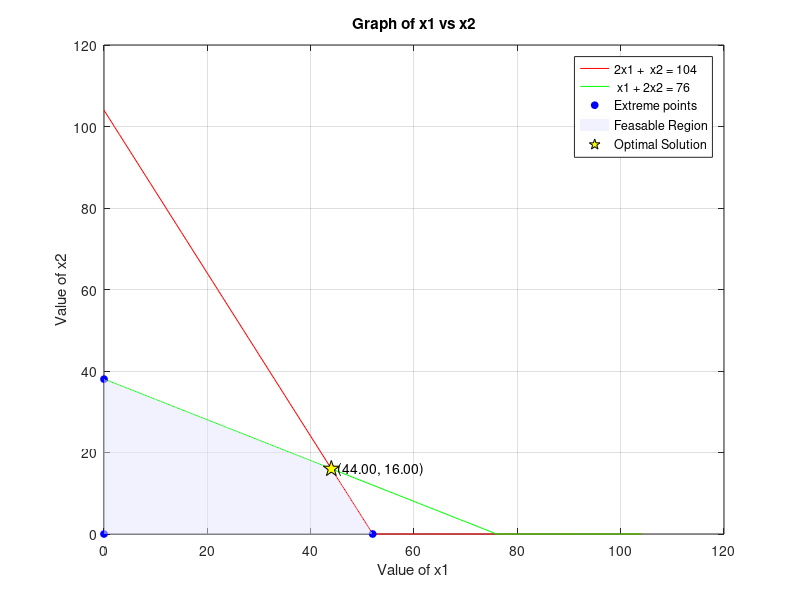

Write MATLAB code to recreate this figure.
%{
    MATLAB CODE FOR GRAPHICAL METHOD

    Max Z = 6x1 + 11x2
    s.t.  2x1 +  x2 <= 104
           x1 + 2x2 <= 76
          x1, x2 >= 0
%}

format short;
clear all;
clc;

%% Phase 1: Input parameters
%%% Step-1: Let Max Z = C'X
%%% subject to AX = b
C = [6 11];     %%% Coefficients of objective function
A = [2 1; 1 2]; %%% Constrain function coefficients
b = [104; 76];  %%% Constrain function constants
%% Phase 2: Plot graph
%%% Step-2: Select range of x1>=0 in which graph is plotted
x1 = 0:max(b);  %%% x1 is a 1 x 104 row vector matrix!

%%% Step-3: Find values of x2i from ith constraint
x21 = (b(1) - A(1, 1) * x1) ./ A(1, 2); %%% 2x1 + 1x2 = 104 ==> x2 = (104 - 2*x1) / 1 = 1 x 104 row matrix
x22 = (b(2) - A(2, 1) * x1) ./ A(2, 2); %%% 1x1 + 2x2 =  76 ==> x2 = ( 76 - 1*x1) / 2 = 1 x 104 row matrix
%%% Step-4: Put constraint x2>=0 as well
x21 = max(0, x21);
x22 = max(0, x22);

%%% Step-5: Plotting constraints on graph
plot(x1, x21, "r", "DisplayName", "2x1 +  x2 = 104");
hold on;    %%% Retain current plot when drawing new plot
plot(x1, x22, "g", "DisplayName", " x1 + 2x2 = 76");
xlabel("Value of x1");
ylabel("Value of x2");
title("Graph of x1 vs x2");
legend("show");
grid on;

%% Phase 3: Find points intercepting x & y axes
%%% Step-6: Find where x1 is 0 for y-intercepts
cx1 = find(x1==0);      %%% x1(1) = 0 => cx1 = 1

%%% Step-7: Find where x2i is 0 for possible x-intercepts
cx21 = find(x21==0);    %%% x21(53,54,...,105) = 0 i.e. cx21 = [53 54 ... 105]
cx22 = find(x22==0);    %%% x22(77,78,...,105) = 0 i.e. cx22 = [77 78 ... 105]

%%% Step-8: Find coordinates of constraint lines lying on x & y axes
line1 = [x1(:, [cx21, cx1]); x21(:, [cx21, cx1])]';     %%% Matrix denoting constraint 1 lying on axes, where col1 = x-coords & col2 = y-coords; each row is ONE PT!
line2 = [x1(:, [cx22, cx1]); x22(:, [cx22, cx1])]';     %%% Matrix denoting constraint 2 lying on axes, where col1 = x-coords & col2 = y-coords; each row is ONE PT!

%%% Step-9: Store in final var
corpt = [line1; line2];

%% Phase 4: Find the point(s) of intersection of each pair of constraints
%%% Step-10: Initialise a soln to both constraints
SA = [0; 0];
for i = 1:size(A, 1)  
    s1 = A(i, :);
    b1 = b(i, :);
    for j = i+1:size(A, 1)
        %%% Steps-11 & 12: For each pair of constraints formed with nested loop, initialise coefficients & constants
        s2 = A(j, :);
        b2 = b(j, :);
   
        %%% Step-13: Use X = inv(A) / b to solve for point of intersection & store in temp soln
        A1 = [s1; s2];
        B1 = [b1; b2];        
        X = A1 \ B1;          %%% Returns a COLUMN vector
        SA = [SA X];
    end
end

%%% Step-14: Store temp soln transposed
ptt = SA';   %%% Transposing the col vector answer to match with the corpt matrix format

%% Phase 5: Combine ALL the corner points
%%% Step-15: Codmbine & remove duplicates (IMPORTANT)
points = unique([ptt; corpt], "rows");

%% Phase 6: Filter out points not in feasable region(s)
%%% Step-16: Find values of constraint at all points
for i=1:size(points, 1)
    const1(i) = A(1, 1)*points(i, 1) + A(1, 2)*points(i, 2) - b(1); %%% points(i, 1) => x1 for point i; points(i, 2) => x2 for point i
    const2(i) = A(2, 1)*points(i, 1) + A(2, 2)*points(i, 2) - b(2);
end

%%% Step-17: Check unique indices of points where these values don't satisfy their inequalities
k1 = find(const1 > 0);
k2 = find(const2 > 0);
k = unique([k1 k2]);

%%% Step-18: Remove those points from soln list
points(k, :) = [];

%%% Step-19: Check if points is empty i.e. if there exists any feasable
%%% soln
if isempty(points)
    fprintf("There exists no feasable solution.\n");
else
    %%% Step-20: Plot feasible corner points
    plot(points(:,1), points(:,2), "bo", "MarkerSize", 5, "MarkerFaceColor", "b", "DisplayName", "Extreme points");   %%% Blue circles with blue fill!
    
    %%% Step-21: Shade feasible region by plotting the polygon formed by feasible points if there are >=3 points
    if size(points,1) >= 3
        K = convhull(points(:,1), points(:,2));
        patch(points(K,1), points(K,2), [0.9 0.9 1], 'FaceAlpha', 0.5, 'EdgeColor', 'none', "DisplayName", "Feasable Region");
    end
    %% Phase 7: Compute objective function & find optimal value
    %%% Step-22: Find value of objective funcn @ each point
    value = points * C';
    table = [points value];
    
    %%% Step-23: Find OPTIMAL value & point index (max here)
    [z, index] = max(value);
    
    %%% Step-24: Store & display value
    optimal_x1 = points(index, 1);
    optimal_x2 = points(index, 2);
    fprintf("objective value is %.2f at (%.2f, %.2f)\n", z, optimal_x1, optimal_x2);
    
    %%% Step-25: Plot & annotate optimal point
    plot(optimal_x1, optimal_x2, 'kp', 'MarkerSize', 12, 'MarkerFaceColor', 'y', "DisplayName", "Optimal Solution");
    text(optimal_x1, optimal_x2, sprintf('  (%.2f, %.2f)', optimal_x1, optimal_x2));
end
